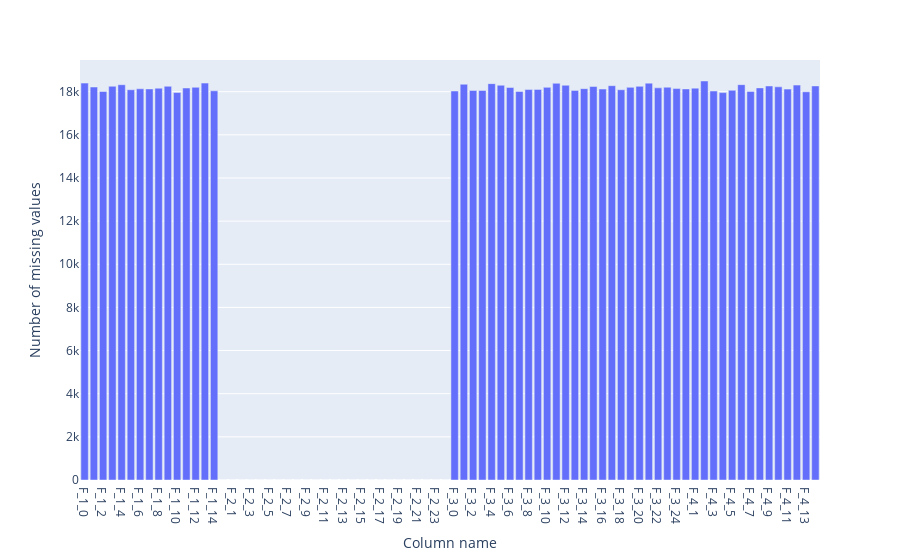

Notebook source saved alongside this figure:
### Code cell
px.bar(df2, x = 'Column name', y = 'Number of missing values')

### Figure 1 — Plotly figure (JSON) as saved in the notebook; plotly's stock layout.template omitted (floating-point values rounded to 4 significant figures)
{"data": [{"alignmentgroup": "True", "hovertemplate": "Column name=%{x}<br>Number of missing values=%{y}<extra></extra>", "legendgroup": "", "marker": {"color": "#636efa", "pattern": {"shape": ""}}, "name": "", "offsetgroup": "", "orientation": "v", "showlegend": false, "textposition": "auto", "type": "bar", "x": ["F_1_0", "F_1_1", "F_1_2", "F_1_3", "F_1_4", "F_1_5", "F_1_6", "F_1_7", "F_1_8", "F_1_9", "F_1_10", "F_1_11", "F_1_12", "F_1_13", "F_1_14", "F_2_0", "F_2_1", "F_2_2", "F_2_3", "F_2_4", "F_2_5", "F_2_6", "F_2_7", "F_2_8", "F_2_9", "F_2_10", "F_2_11", "F_2_12", "F_2_13", "F_2_14", "F_2_15", "F_2_16", "F_2_17", "F_2_18", "F_2_19", "F_2_20", "F_2_21", "F_2_22", "F_2_23", "F_2_24", "F_3_0", "F_3_1", "F_3_2", "F_3_3", "F_3_4", "F_3_5", "F_3_6", "F_3_7", "F_3_8", "F_3_9", "F_3_10", "F_3_11", "F_3_12", "F_3_13", "F_3_14", "F_3_15", "F_3_16", "F_3_17", "F_3_18", "F_3_19", "F_3_20", "F_3_21", "F_3_22", "F_3_23", "F_3_24", "F_4_0", "F_4_1", "F_4_2", "F_4_3", "F_4_4", "F_4_5", "F_4_6", "F_4_7", "F_4_8", "F_4_9", "F_4_10", "F_4_11", "F_4_12", "F_4_13", "F_4_14"], "xaxis": "x", "y": [18397, 18216, 18008, 18250, 18322, 18089, 18133, 18128, 18162, 18249, 17961, 18170, 18203, 18398, 18039, 0, 0, 0, 0, 0, 0, 0, 0, 0, 0, 0, 0, 0, 0, 0, 0, 0, 0, 0, 0, 0, 0, 0, 0, 0, 18029, 18345, 18056, 18054, 18373, 18298, 18192, 18013, 18098, 18106, 18200, 18388, 18297, 18060, 18139, 18238, 18122, 18278, 18089, 18200, 18248, 18396, 18177, 18206, 18145, 18128, 18164, 18495, 18029, 17957, 18063, 18325, 18014, 18176, 18265, 18225, 18119, 18306, 17995, 18267], "yaxis": "y"}], "layout": {"barmode": "relative", "legend": {"tracegroupgap": 0}, "margin": {"t": 60}, "xaxis": {"anchor": "y", "domain": [0.0, 1.0], "title": {"text": "Column name"}}, "yaxis": {"anchor": "x", "domain": [0.0, 1.0], "title": {"text": "Number of missing values"}}}}
